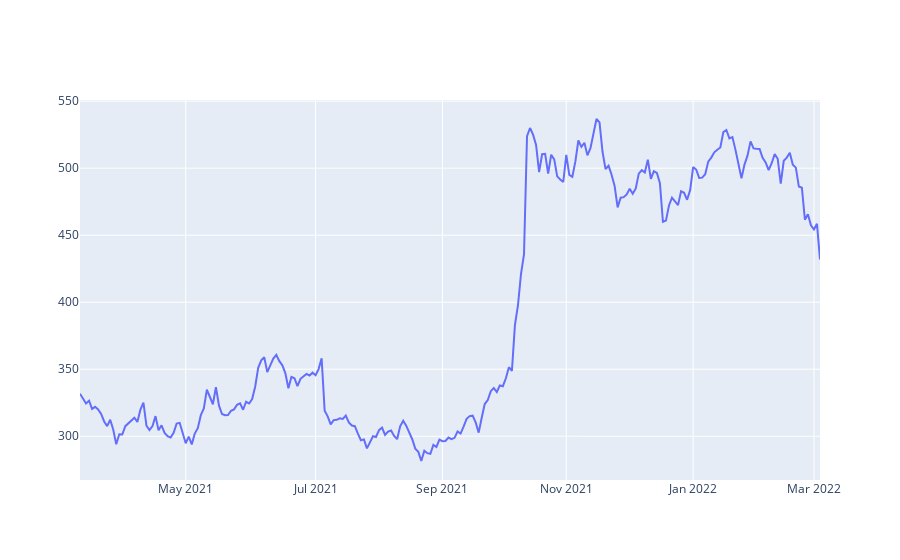

The notebook cell this image was saved under:
### Markdown cell above
### Line plot day wise

### Code cell
fig = go.Figure([go.Scatter(x= tatamotors_1year.index, y = tatamotors_1year['High'])])
fig.update_layout(hovermode = 'x unified')
fig.update_xaxes(rangebreaks = [dict(values = dt_breaks)])
fig.show()
